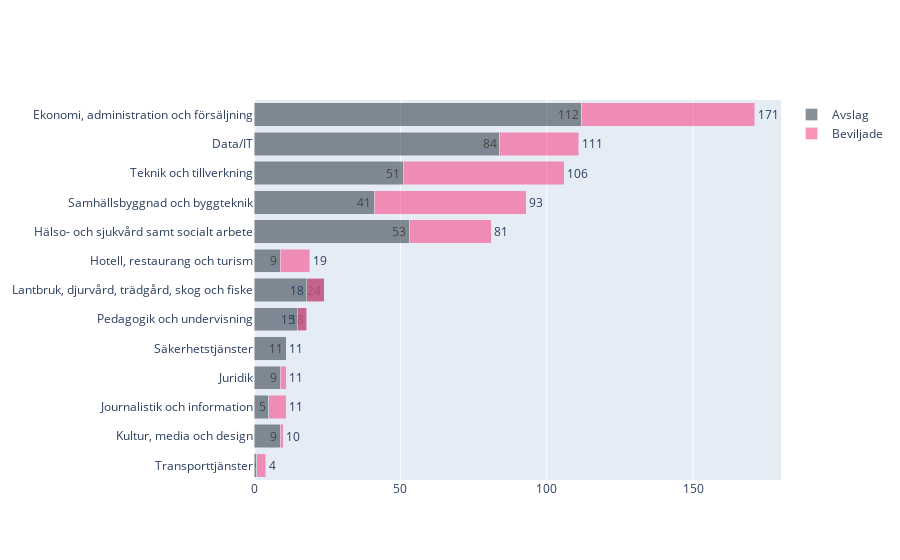

The notebook cell saved with this chart:
### Code cell
def make_fig_utbildningsomrade_beslut(df_utbildningsomrade_beslut):
    fig = go.Figure()

    fig.add_trace(
        go.Bar(
            y=df_utbildningsomrade_beslut.index,
            x=df_utbildningsomrade_beslut["Avslag"],
            name="Avslag",
            # customdata=df_utbildningsomrade_beslut["Avslag"],
            # hovertemplate="%{customdata}<extra>Avslag</extra>",
            hovertemplate="%{x}<extra>Avslag</extra>",
            orientation="h",
            text=df_utbildningsomrade_beslut["Avslag"],
            textposition="inside",
            insidetextanchor="end",
            textangle=0,
            marker=dict(color="rgba(58, 71, 80, 0.6)"),
        )
    )

    fig.add_trace(
        go.Bar(
            y=df_utbildningsomrade_beslut.index,
            x=df_utbildningsomrade_beslut["Beviljade"] - df_utbildningsomrade_beslut["Avslag"],
            name="Beviljade",
            customdata=df_utbildningsomrade_beslut["Beviljade"],
            hovertemplate="%{customdata}<extra>Beviljade</extra>",
            # hovertemplate="%{x}<extra>Beviljade</extra>",
            orientation="h",
            text=df_utbildningsomrade_beslut["Beviljade"],
            textposition="outside",
            insidetextanchor="end",
            textangle=0,
            marker=dict(color="rgba(246, 78, 139, 0.6)"),
        )
    )

    sort_order = df_utbildningsomrade_beslut.sort_values("Beviljade").index

    fig.update_layout(
        barmode="stack",
        # yaxis={"categoryorder": "total ascending"},
        yaxis={"categoryorder": "array", "categoryarray": sort_order},
        legend=dict(traceorder="normal"),
    )

    return fig


df_utbildningsomrade_beslut = create_df_utbildningsomrade_beslut_merge(con)
fig_utbildningsomrade_beslut = make_fig_utbildningsomrade_beslut(df_utbildningsomrade_beslut)

fig_utbildningsomrade_beslut.show()

### Figure 1 — Plotly figure (JSON) as saved in the notebook; plotly's stock layout.template omitted (floating-point values rounded to 4 significant figures)
{"data": [{"hovertemplate": "%{x}<extra>Avslag</extra>", "insidetextanchor": "end", "marker": {"color": "rgba(58, 71, 80, 0.6)"}, "name": "Avslag", "orientation": "h", "text": [112.0, 84.0, 51.0, 41.0, 53.0, 9.0, 24.0, 18.0, 5.0, 9.0, 11.0, 9.0, 1.0], "textangle": 0, "textposition": "inside", "type": "bar", "x": [112, 84, 51, 41, 53, 9, 24, 18, 5, 9, 11, 9, 1], "y": ["Ekonomi, administration och försäljning", "Data/IT", "Teknik och tillverkning", "Samhällsbyggnad och byggteknik", "Hälso- och sjukvård samt socialt arbete", "Hotell, restaurang och turism", "Lantbruk, djurvård, trädgård, skog och fiske", "Pedagogik och undervisning", "Journalistik och information", "Juridik", "Säkerhetstjänster", "Kultur, media och design", "Transporttjänster"]}, {"customdata": [171, 111, 106, 93, 81, 19, 18, 15, 11, 11, 11, 10, 4], "hovertemplate": "%{customdata}<extra>Beviljade</extra>", "insidetextanchor": "end", "marker": {"color": "rgba(246, 78, 139, 0.6)"}, "name": "Beviljade", "orientation": "h", "text": [171.0, 111.0, 106.0, 93.0, 81.0, 19.0, 18.0, 15.0, 11.0, 11.0, 11.0, 10.0, 4.0], "textangle": 0, "textposition": "outside", "type": "bar", "x": [59, 27, 55, 52, 28, 10, -6, -3, 6, 2, 0, 1, 3], "y": ["Ekonomi, administration och försäljning", "Data/IT", "Teknik och tillverkning", "Samhällsbyggnad och byggteknik", "Hälso- och sjukvård samt socialt arbete", "Hotell, restaurang och turism", "Lantbruk, djurvård, trädgård, skog och fiske", "Pedagogik och undervisning", "Journalistik och information", "Juridik", "Säkerhetstjänster", "Kultur, media och design", "Transporttjänster"]}], "layout": {"barmode": "stack", "legend": {"traceorder": "normal"}, "yaxis": {"categoryarray": ["Transporttjänster", "Kultur, media och design", "Journalistik och information", "Juridik", "Säkerhetstjänster", "Pedagogik och undervisning", "Lantbruk, djurvård, trädgård, skog och fiske", "Hotell, restaurang och turism", "Hälso- och sjukvård samt socialt arbete", "Samhällsbyggnad och byggteknik", "Teknik och tillverkning", "Data/IT", "Ekonomi, administration och försäljning"], "categoryorder": "array"}}}
